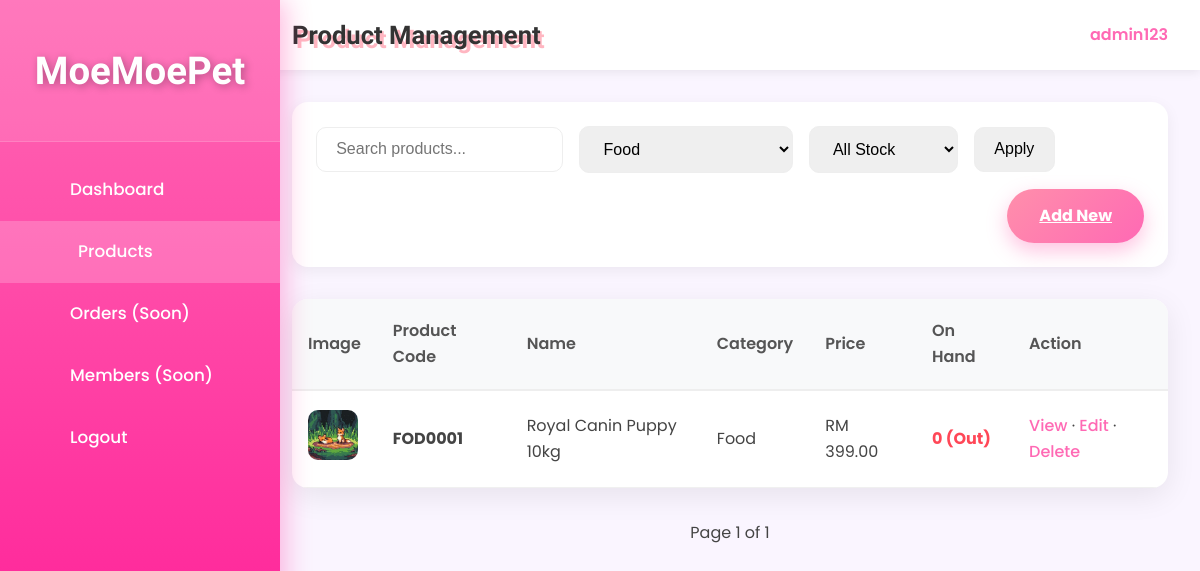
Before: /admin/product_list.php?category=3 (signed in) with the older database file.
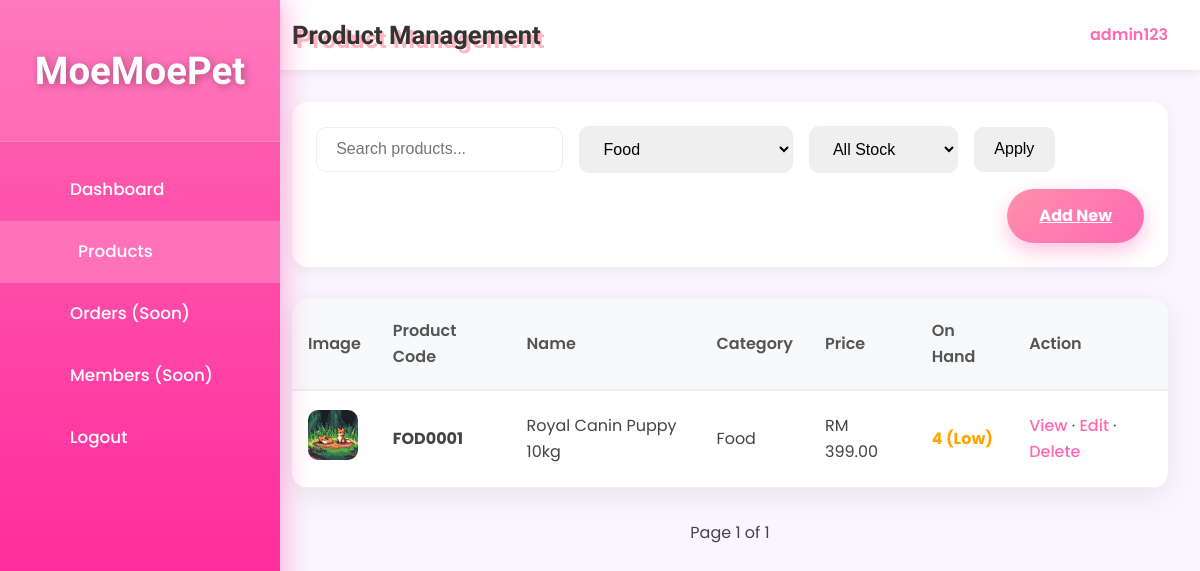
After: the same page with the newer database file.
### tables this page shows
CREATE TABLE `product` (
  `product_id` int(11) NOT NULL,
  `product_code` varchar(20) NOT NULL,
  `product_name` varchar(200) NOT NULL,
  `description` text DEFAULT NULL,
  `price` decimal(10,2) NOT NULL,
  `stock_quantity` int(11) DEFAULT 0,
  `category_id` int(11) NOT NULL,
  `is_active` tinyint(1) DEFAULT 1,
  `created_at` datetime DEFAULT current_timestamp(),
  `updated_at` datetime DEFAULT current_timestamp() ON UPDATE current_timestamp(),
  `photo_name` varchar(255) NOT NULL
);

CREATE TABLE `category` (
  `category_id` int(11) NOT NULL,
  `category_code` varchar(10) NOT NULL,
  `category_name` varchar(100) NOT NULL,
  `description` text DEFAULT NULL,
  `created_at` datetime DEFAULT current_timestamp()
);

### _base.php (called while the page is built, shortened)
<?php
function encode($value) {
    return htmlentities($value);
}

### admin/product_list.php (the view, shortened to what this page needs)
<?php
require '../_base.php';
$page = max(1, (int)($_GET['page'] ?? 1));
$limit = (int)($_GET['limit'] ?? 5);
$offset = ($page - 1) * $limit;
$search = trim($_GET['search'] ?? '');
$category = $_GET['category'] ?? '';
$stock_status = $_GET['stock_status'] ?? 'all';
$where = "WHERE p.is_active = 1";
$params = [];
if ($category !== '') {
    $where .= " AND p.category_id = ?";
    $params[] = $category;
}
$count_stmt = $_db->prepare("SELECT COUNT(*) FROM product p $where");
$count_stmt->execute($params);
$total = $count_stmt->fetchColumn();
$total_pages = max(1, ceil($total / $limit));
$sql = "SELECT p.*, c.category_name, c.category_code
        FROM product p
        JOIN category c ON p.category_id = c.category_id
        $where
        ORDER BY p.created_at DESC
        LIMIT $limit OFFSET $offset";
$stmt = $_db->prepare($sql);
$stmt->execute($params);
$products = $stmt->fetchAll();
$cats = $_db->query("SELECT * FROM category ORDER BY category_name")->fetchAll();
?>
<!DOCTYPE html>
<html lang="en">
<head>
    <link rel="stylesheet" href="/css/app.css">
</head>
<body>
<div class="admin-layout">
    <aside class="admin-sidebar">
        <div class="logo">
            <h2>MoeMoePet</h2>
        </div>
        <ul>
            <li><a href="../admin.php"><i class="fas fa-tachometer-alt"></i> <span>Dashboard</span></a></li>
            <li><a href="product_list.php" class="active"><i class="fas fa-box"></i> <span>Products</span></a></li>
            <li><a href="#"><i class="fas fa-shopping-cart"></i> <span>Orders (Soon)</span></a></li>
            <li><a href="#"><i class="fas fa-users"></i> <span>Members (Soon)</span></a></li>
            <li><a href="/logout.php"><i class="fas fa-sign-out-alt"></i> <span>Logout</span></a></li>
        </ul>
    </aside>
    <main class="admin-main">
        <header class="admin-header">
            <h1>Product Management</h1>
            <div class="admin-user">
                <span><?= encode($_SESSION['user']) ?></span>
            </div>
        </header>
        <div class="toolbar">
            <input type="text" name="search" placeholder="Search products..." value="<?= encode($search) ?>">
            <select name="category">
                <?php foreach ($cats as $c): ?>
                    <option value="<?= $c->category_id ?>" <?= $category == $c->category_id ? 'selected' : '' ?>>
                        <?= encode($c->category_name) ?>
                    </option>
                <?php endforeach; ?>
            </select>
            <select name="stock_status">
                <option value="all" <?= $stock_status === 'all' ? 'selected' : '' ?>>All Stock</option>
            </select>
            <button onclick="applyFilters()">Apply</button>
            <a href="product_add.php" class="btn-add">Add New</a>
        </div>
        <div class="table-card">
            <table>
                <thead>
                    <tr>
                        <th>Image</th>
                        <th>Product Code</th>
                        <th>Name</th>
                        <th>Category</th>
                        <th>Price</th>
                        <th>On Hand</th>
                        <th>Action</th>
                    </tr>
                </thead>
                <tbody>
                    <?php foreach ($products as $p): ?>
                    <tr>
                        <td>
                            <?php if ($p->photo_name): ?>
                                <img src="../admin/uploads/products/<?= encode($p->photo_name) ?>" class="photo_name" alt="photo_name" style="width:50px;height:50px;object-fit:cover;border-radius:10px;">
                            <?php else: ?>
                                <div style="width:50px;height:50px;background:#f0f0f0;border-radius:10px;"></div>
                            <?php endif; ?>
                        </td>
                        <td><strong><?= encode($p->product_code) ?></strong></td>
                        <td><?= encode($p->product_name) ?></td>
                        <td><?= encode($p->category_name) ?></td>
                        <td>RM <?= number_format($p->price, 2) ?></td>
                        <td class="<?= $p->stock_quantity == 0 ? 'out-stock' : ($p->stock_quantity <= 10 ? 'low-stock' : '') ?>">
                            <?= $p->stock_quantity ?>
                            <?php if ($p->stock_quantity <= 10): ?>
                                (<?= $p->stock_quantity == 0 ? 'Out' : 'Low' ?>)
                            <?php endif; ?>
                        <td class="action-links">
                            <a href="product_view.php?id=<?= $p->product_id ?>"
                            class="text-pink-500 hover:text-pink-700 hover:underline font-medium transition">
                            View
                        </a>
                        <span class="text-pink-300 mx-3">·</span>
                        <a href="product_edit.php?id=<?= $p->product_id ?>"
                            class="text-pink-500 hover:text-pink-700 hover:underline font-medium transition">
                            Edit
                        </a>
                        <span class="text-pink-300 mx-3">·</span>
                        <form method="post" action="product_delete.php" style="display:inline;"
                            onsubmit="return confirm('Are you sure you want to delete it completely?「<?= encode($p->product_name) ?>」？\n\nThis operation cannot be undone!');">
                            <button type="submit" class="delete-link">
                                Delete
                            </button>
                        </form>
                        </td>
                    </tr>
                    <?php endforeach; ?>
                </tbody>
            </table>
        </div>
        <div class="pagination">
            <span>Page <?= $page ?> of <?= $total_pages ?></span>
        </div>
    </main>
</div>
</body>
</html>

Changed rows visible on the page:
changed product "FOD0001": stock_quantity "0" → "4"; stock_quantity "Out" → "Low"
